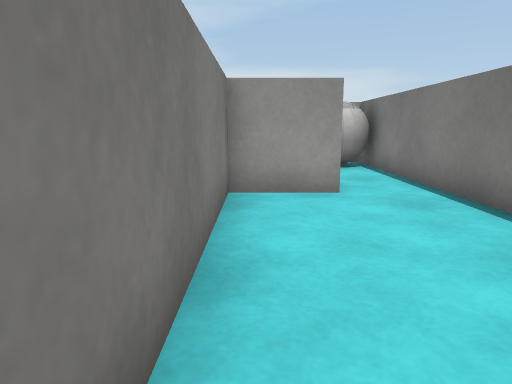
View 1 (above)

17 first-person views from a walk through a 3-D level made in the Unity game engine. The camera is 0.58 m above the floor, tilts 10° down and sees 70° across. The floor is counted in squares, 0.5 m on a side. Each view is taken from the middle of a square. On the plan, view 1 faces up. The plan holds only what a view shows up to about 14 squares ahead; the rest is blank. The place goes on beyond the plan. Surface patterns are stand-ins for the level's own textures.

View 2
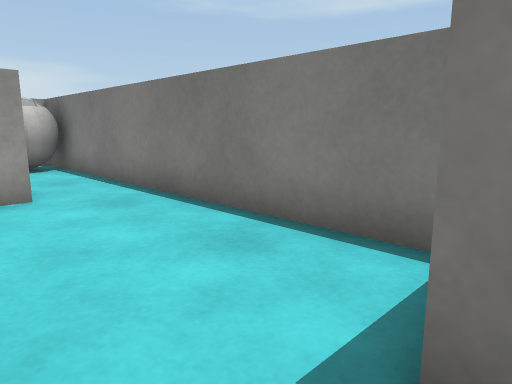

View 3
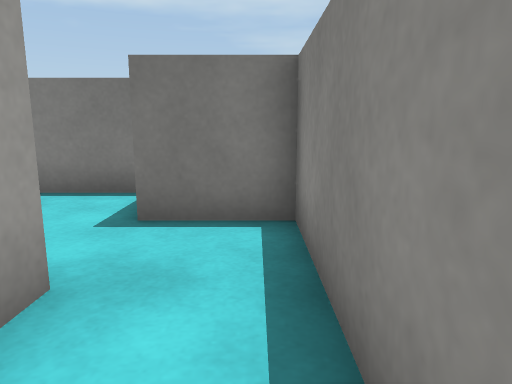

View 4
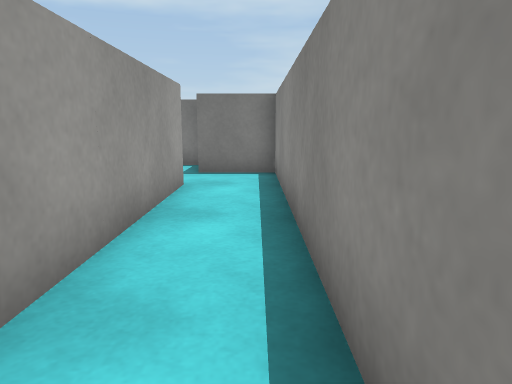

View 5
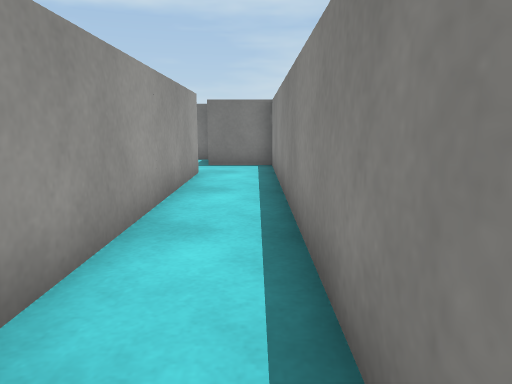

View 6
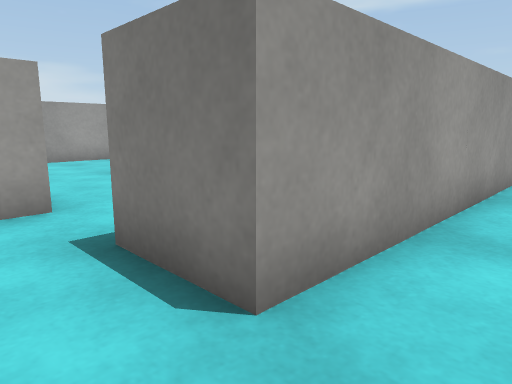

View 7
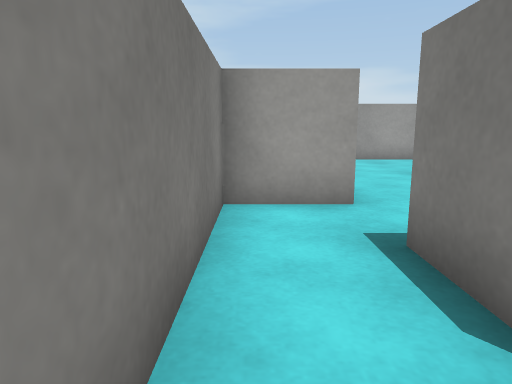

View 8
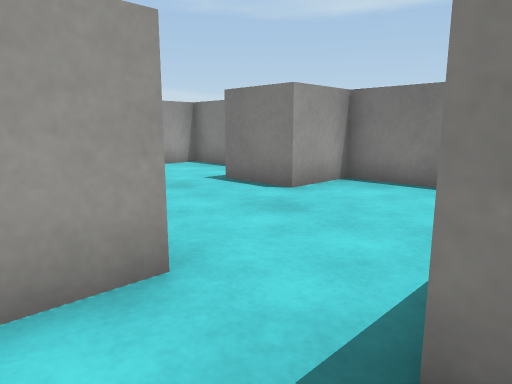

View 9
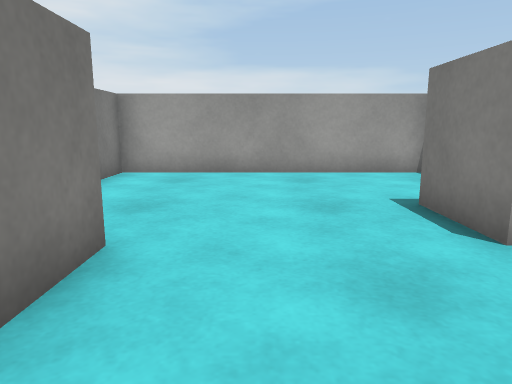

View 10
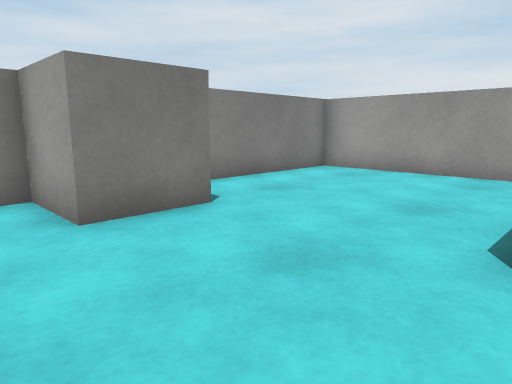

View 11
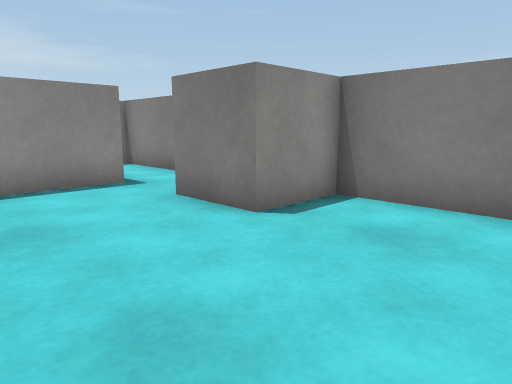

View 12
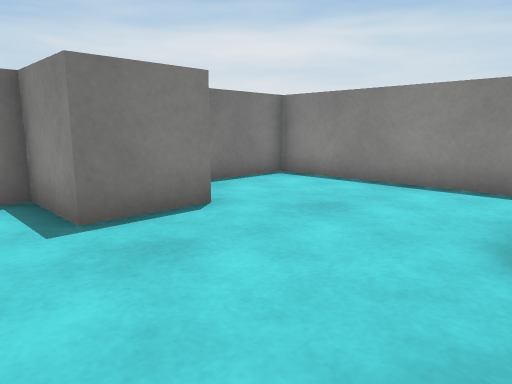

View 13
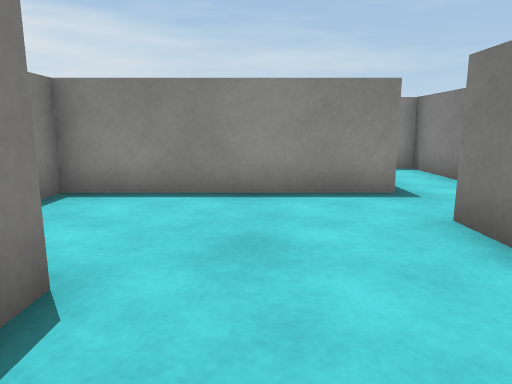

View 14
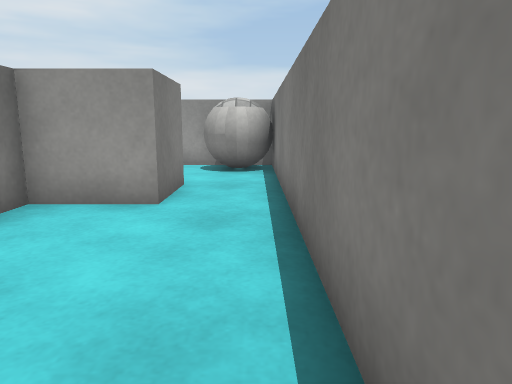

View 15
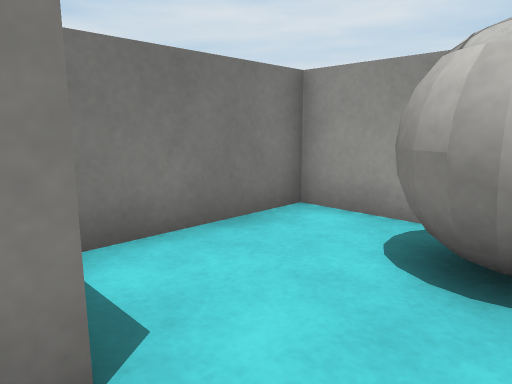

View 16
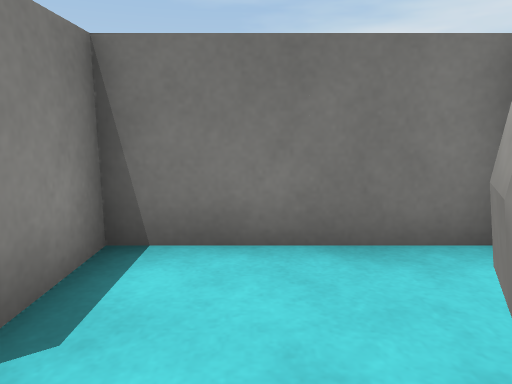

View 17
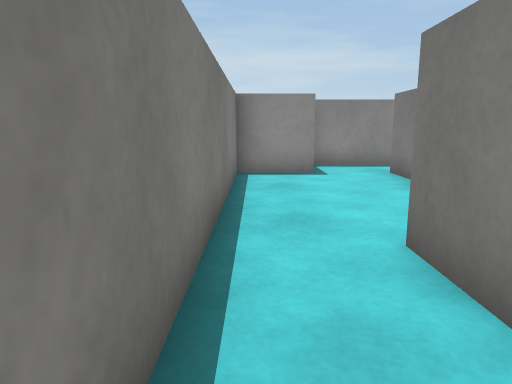

### Floor plan
Ten units are one square. View 1 is at (0, 0); x grows to the right and y downward. Boxes are objects, and circles mark ways between rooms. Rooms are numbered by the first view taken in them; rooms with no view inside come last. Other rooms are left out.
<svg viewBox="-110 -130 150 150">
<path fill="none" stroke="#000" d="M15 -86 15 -65 -5 -65 -5 -5 -85 -5 -85 -25M-105 -25 -105 15 15 15 15 -5 35 -5 35 -85M-25 -108 -25 -125 -105 -125 -105 -65 -85 -65 -85 -45 -105 -45 -105 -25M-85 -25 -25 -25 -25 -65 -45 -65 -45 -85 -25 -85 -25 -90M16 -125 -5 -125 -5 -85 10 -85M35 -85 35 -125"/>
<rect x="15" y="-125" width="20" height="20" fill="#bbb"><title>ball</title></rect>
<circle cx="-95" cy="-15" r="3" fill="#2a7"/>
<circle cx="25" cy="-75" r="3" fill="#2a7"/>
<text x="0" y="-20">1</text>
<text x="-70" y="-80">2</text>
<text x="10" y="-110">3</text>
</svg>
Room 1 opens to room 2. Room 1 opens to room 3.

Where each view was taken, in squares from view 1:
view 1: 0 up, 0 right, facing up
view 2: 0 up, 0 right, facing up-right
view 3: 1 down, 3 left, facing right
view 4: 1 down, 8 left, facing right
view 5: 1 down, 10 left, facing right
view 6: 1 down, 10 left, facing up-right
view 7: 1 down, 10 left, facing up
view 8: 2 up, 10 left, facing up-right
view 9: 3 up, 7 left, facing up
view 10: 3 up, 4 left, facing up-left
view 11: 10 up, 5 left, facing down-left
view 12: 10 up, 9 left, facing down-right
view 13: 9 up, 6 left, facing down
view 14: 1 up, 3 right, facing up
view 15: 8 up, 3 right, facing up-left
view 16: 10 up, 3 right, facing left
view 17: 10 up, 3 right, facing down
